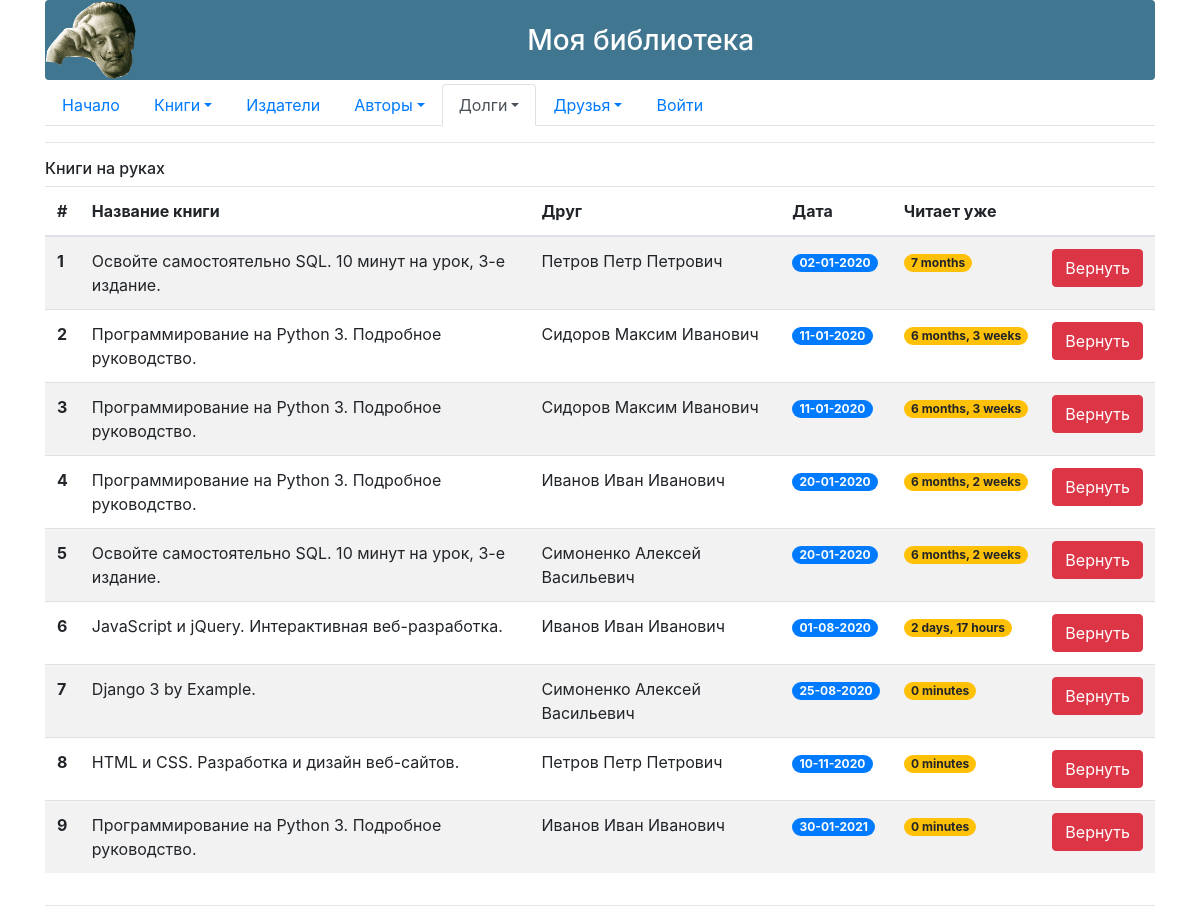
Page /borrow/list on the committed database.
### p_library/models.py (models this page shows, shortened)
class BorrowBook(models.Model):
    PERFECT = '00%'
    USED = '10%'
    DAMAGED = '50%'
    BOOK_STATE = [
        (PERFECT, "Идеальное состояние"),
        (USED, 'Заметные следы'),
        (DAMAGED, 'Значительное повреждение')
    ]
    book = models.ForeignKey(Book, on_delete=models.CASCADE, related_name='borrowed_book')
    friend = models.ForeignKey(Friend, on_delete=models.CASCADE, related_name='borrowed_friend')
    borrow_date = models.DateField() #заполняется при выдаче
    return_date = models.DateField(blank=True, null=True) #заполняется при сдаче
    state_before = models.TextField()
    state_after = models.TextField(blank=True)
    returned_flag = models.BooleanField(default=False)
    penalties = models.CharField(max_length=3, choices=BOOK_STATE, default=PERFECT)
    class Meta:
        verbose_name = "Выдача"
        verbose_name_plural = "Выдачи"

class Book(models.Model):
    ISBN = models.CharField(max_length=13)
    title = models.TextField()
    description = models.TextField()
    year_release = models.SmallIntegerField()
    copy_count = models.SmallIntegerField(default=1)
    price = models.DecimalField(default=1, decimal_places=2, max_digits=10)
    book_img = models.ImageField(upload_to='book_cover/', blank=True, null=True)
    author = models.ForeignKey(Author, on_delete = models.CASCADE)
    publisher = models.ForeignKey(Publisher, on_delete = models.CASCADE, related_name='books')
    friend = models.ManyToManyField(Friend,through='BorrowBook',related_name='borrows', blank=True)
    class Meta:
        verbose_name = "Книга"
        verbose_name_plural = "Книги"

class Friend(models.Model):
    full_name = models.TextField()
    phone = models.CharField(max_length=13)
    rating = models.SmallIntegerField(default=0)
    class Meta:
        verbose_name = "Друг"
        verbose_name_plural = "Друзья"

### p_library/views.py (the view)
# urls.py: path('borrow/list',views.BorrowBookBack.as_view(),name = 'borrow_book_back'),
class BorrowBookBack(ListView):
    queryset = BorrowBook.objects.filter(returned_flag=False).order_by('borrow_date')
    form_class = BorrowBookFormBack
    template_name = 'borrow_book_back.html'

### p_library/templates/borrow_book_back.html (shortened to what this page needs)
{% extends 'base.html' %}
{% block nav-borrow %}
    <a class="nav-link dropdown-toggle active" data-toggle="dropdown" href="#" role="button" aria-haspopup="true" aria-expanded="false">Долги</a>
{% endblock %}
{% block content %}
<p class="h6">Книги на руках</p>
<table class="table table-striped">
    <thead>
      <tr>
        <th scope="col">#</th>
        <th scope="col">Название книги</th>
        <th scope="col">Друг</th>
        <th scope="col">Дата</th>
        <th scope="col">Читает уже</th>
        <th scope="col"></th>
      </tr>
    </thead>
    <tbody>
        {% for borrow in object_list %}
            {% if not borrow.returned_flag %}
                <tr>
                    <th scope="row">{{ forloop.counter }}</th>
                    <td>{{ borrow.book.title }}</td>
                    <td>{{ borrow.friend.full_name }}</td>
                    <td>
                        <span class="badge badge-primary badge-pill">{{ borrow.borrow_date|date:'d-m-Y' }}</span>
                    </td>
                    <td>
                        <span class="badge badge-warning badge-pill">{{ borrow.borrow_date|timesince }}</span>
                    </td>
                    <td>
                        <form action="/borrow/return/{{borrow.id}}" method="GET" enctype="multipart/form-data">
                            <input class="btn btn-danger" type="submit" value="Вернуть" />
                        </form>
                    </td>
                </tr>
            {% endif %}
        {% endfor%}
    </tbody>
</table>
{% endblock %}

### rows in the picture
BorrowBook: book "Освойте самостоятельно SQL. 10 минут на урок, 3-е издание.", friend.full_name "Петров Петр Петрович", borrow_date "02-01-2020", borrow_date "7 months"
BorrowBook: book "Программирование на Python 3. Подробное руководство.", friend.full_name "Сидоров Максим Иванович", borrow_date "11-01-2020", borrow_date "6 months, 3 weeks"
BorrowBook: book "Программирование на Python 3. Подробное руководство.", friend.full_name "Сидоров Максим Иванович", borrow_date "11-01-2020", borrow_date "6 months, 3 weeks"
BorrowBook: book "Программирование на Python 3. Подробное руководство.", friend.full_name "Иванов Иван Иванович", borrow_date "20-01-2020", borrow_date "6 months, 2 weeks"
BorrowBook: book "Освойте самостоятельно SQL. 10 минут на урок, 3-е издание.", friend.full_name "Симоненко Алексей Васильевич", borrow_date "20-01-2020", borrow_date "6 months, 2 weeks"
BorrowBook: book "JavaScript и jQuery. Интерактивная веб-разработка.", friend.full_name "Иванов Иван Иванович", borrow_date "01-08-2020", borrow_date "2 days, 17 hours"
BorrowBook: book "Django 3 by Example.", friend.full_name "Симоненко Алексей Васильевич", borrow_date "25-08-2020", borrow_date "0 minutes"
BorrowBook: book "HTML и CSS. Разработка и дизайн веб-сайтов.", friend.full_name "Петров Петр Петрович", borrow_date "10-11-2020", borrow_date "0 minutes"
BorrowBook: book "Программирование на Python 3. Подробное руководство.", friend.full_name "Иванов Иван Иванович", borrow_date "30-01-2021", borrow_date "0 minutes"
